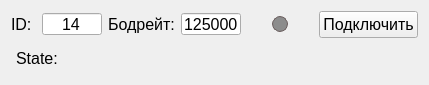
<?xml version="1.0" encoding="UTF-8"?>
<ui version="4.0">
 <class>Form</class>
 <widget class="QWidget" name="Form">
  <property name="geometry">
   <rect>
    <x>0</x>
    <y>0</y>
    <width>429</width>
    <height>75</height>
   </rect>
  </property>
  <property name="windowTitle">
   <string>Form</string>
  </property>
  <layout class="QGridLayout" name="gridLayout">
   <item row="1" column="0">
    <layout class="QHBoxLayout" name="horizontalLayout_w_2">
     <property name="leftMargin">
      <number>5</number>
     </property>
     <property name="topMargin">
      <number>5</number>
     </property>
     <property name="rightMargin">
      <number>5</number>
     </property>
     <property name="bottomMargin">
      <number>5</number>
     </property>
     <item>
      <widget class="QLabel" name="label_state_w">
       <property name="sizePolicy">
        <sizepolicy hsizetype="Expanding" vsizetype="Expanding">
         <horstretch>0</horstretch>
         <verstretch>0</verstretch>
        </sizepolicy>
       </property>
       <property name="font">
        <font>
         <pointsize>12</pointsize>
        </font>
       </property>
       <property name="focusPolicy">
        <enum>Qt::WheelFocus</enum>
       </property>
       <property name="text">
        <string>State:</string>
       </property>
      </widget>
     </item>
     <item>
      <spacer name="horizontalSpacer_w">
       <property name="orientation">
        <enum>Qt::Horizontal</enum>
       </property>
       <property name="sizeHint" stdset="0">
        <size>
         <width>40</width>
         <height>20</height>
        </size>
       </property>
      </spacer>
     </item>
    </layout>
   </item>
   <item row="0" column="0">
    <layout class="QHBoxLayout" name="horizontalLayout_w" stretch="1,1,1,1,1,1,1,1,1">
     <item>
      <widget class="QLabel" name="label_10">
       <property name="sizePolicy">
        <sizepolicy hsizetype="Preferred" vsizetype="Preferred">
         <horstretch>0</horstretch>
         <verstretch>0</verstretch>
        </sizepolicy>
       </property>
       <property name="font">
        <font>
         <pointsize>12</pointsize>
        </font>
       </property>
       <property name="text">
        <string>ID:</string>
       </property>
      </widget>
     </item>
     <item>
      <widget class="QLineEdit" name="lineEdit_ID_w">
       <property name="minimumSize">
        <size>
         <width>60</width>
         <height>22</height>
        </size>
       </property>
       <property name="maximumSize">
        <size>
         <width>35</width>
         <height>22</height>
        </size>
       </property>
       <property name="font">
        <font>
         <pointsize>12</pointsize>
        </font>
       </property>
       <property name="styleSheet">
        <string notr="true"/>
       </property>
       <property name="text">
        <string>14</string>
       </property>
       <property name="alignment">
        <set>Qt::AlignCenter</set>
       </property>
      </widget>
     </item>
     <item>
      <widget class="QLabel" name="label_11">
       <property name="font">
        <font>
         <pointsize>12</pointsize>
        </font>
       </property>
       <property name="text">
        <string>Бодрейт:</string>
       </property>
      </widget>
     </item>
     <item>
      <widget class="QLineEdit" name="lineEdit_Bauderate_w">
       <property name="minimumSize">
        <size>
         <width>60</width>
         <height>22</height>
        </size>
       </property>
       <property name="maximumSize">
        <size>
         <width>35</width>
         <height>22</height>
        </size>
       </property>
       <property name="font">
        <font>
         <pointsize>12</pointsize>
        </font>
       </property>
       <property name="styleSheet">
        <string notr="true"/>
       </property>
       <property name="text">
        <string>125000</string>
       </property>
       <property name="alignment">
        <set>Qt::AlignCenter</set>
       </property>
      </widget>
     </item>
     <item>
      <spacer name="horizontalSpacer">
       <property name="orientation">
        <enum>Qt::Horizontal</enum>
       </property>
       <property name="sizeHint" stdset="0">
        <size>
         <width>1</width>
         <height>20</height>
        </size>
       </property>
      </spacer>
     </item>
     <item>
      <layout class="QHBoxLayout" name="horizontalLayout_comport"/>
     </item>
     <item>
      <widget class="QWidget" name="widget_led_w" native="true">
       <property name="sizePolicy">
        <sizepolicy hsizetype="Fixed" vsizetype="Fixed">
         <horstretch>0</horstretch>
         <verstretch>0</verstretch>
        </sizepolicy>
       </property>
       <property name="minimumSize">
        <size>
         <width>16</width>
         <height>16</height>
        </size>
       </property>
       <property name="styleSheet">
        <string notr="true">QWidget{
    background-color: #8C8C8C;
    border-radius: 8px;
    border: 1px solid #6C6060;
	max-width: 14px; 
	max-height: 14px;
	min-width: 14px; 
	min-height: 14px;
}</string>
       </property>
      </widget>
     </item>
     <item>
      <spacer name="horizontalSpacer_w_2">
       <property name="orientation">
        <enum>Qt::Horizontal</enum>
       </property>
       <property name="sizeHint" stdset="0">
        <size>
         <width>1</width>
         <height>20</height>
        </size>
       </property>
      </spacer>
     </item>
     <item>
      <widget class="QPushButton" name="pushButton_connect_w">
       <property name="sizePolicy">
        <sizepolicy hsizetype="Preferred" vsizetype="Preferred">
         <horstretch>0</horstretch>
         <verstretch>0</verstretch>
        </sizepolicy>
       </property>
       <property name="minimumSize">
        <size>
         <width>0</width>
         <height>0</height>
        </size>
       </property>
       <property name="font">
        <font>
         <pointsize>12</pointsize>
        </font>
       </property>
       <property name="text">
        <string>Подключить</string>
       </property>
      </widget>
     </item>
    </layout>
   </item>
  </layout>
 </widget>
 <resources/>
 <connections/>
</ui>
